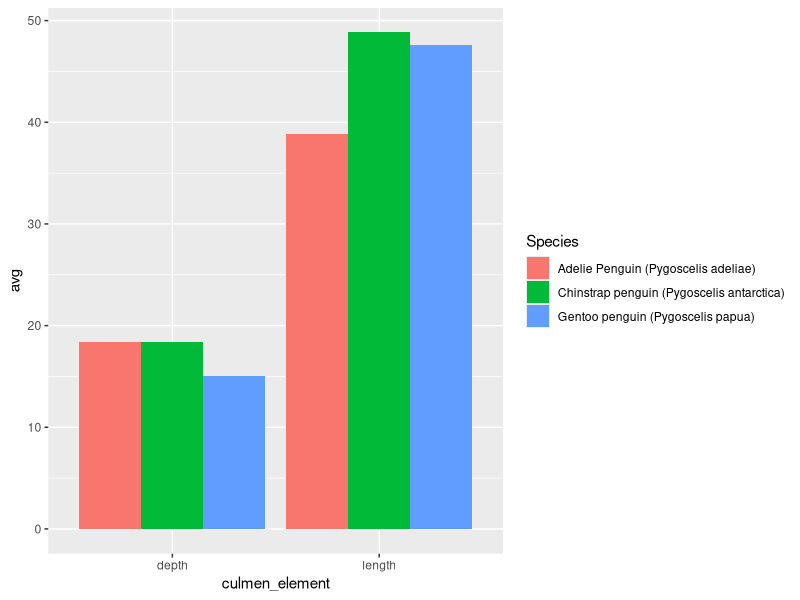
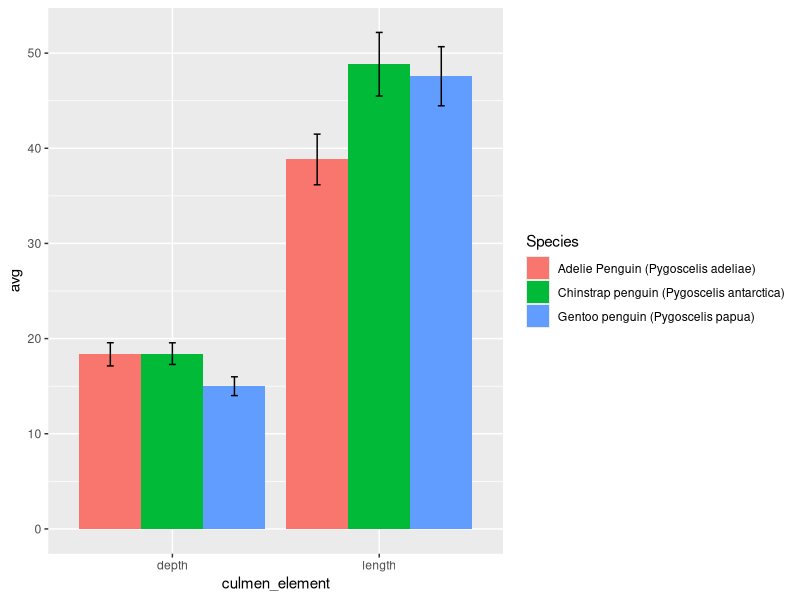
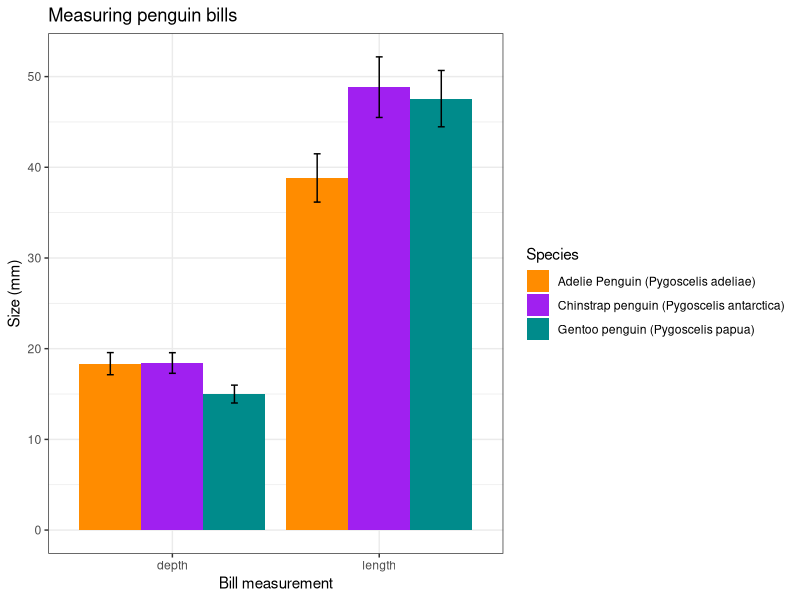
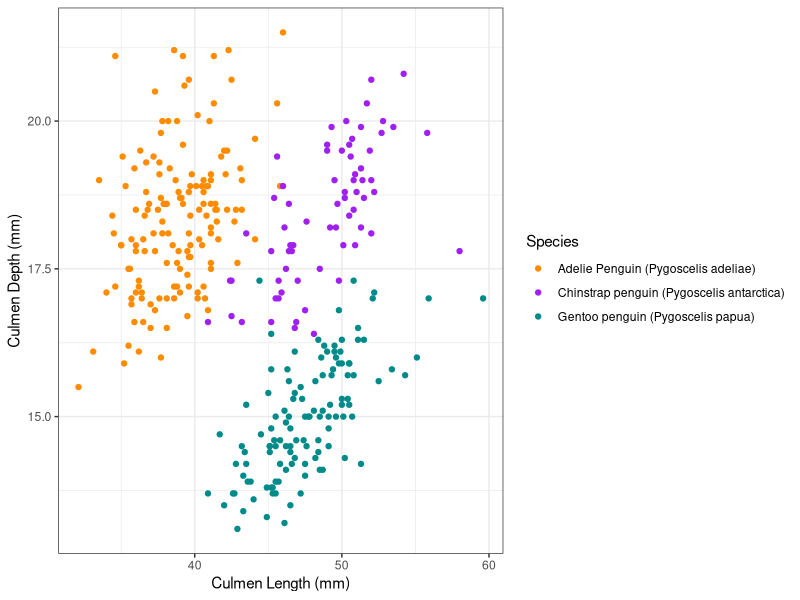
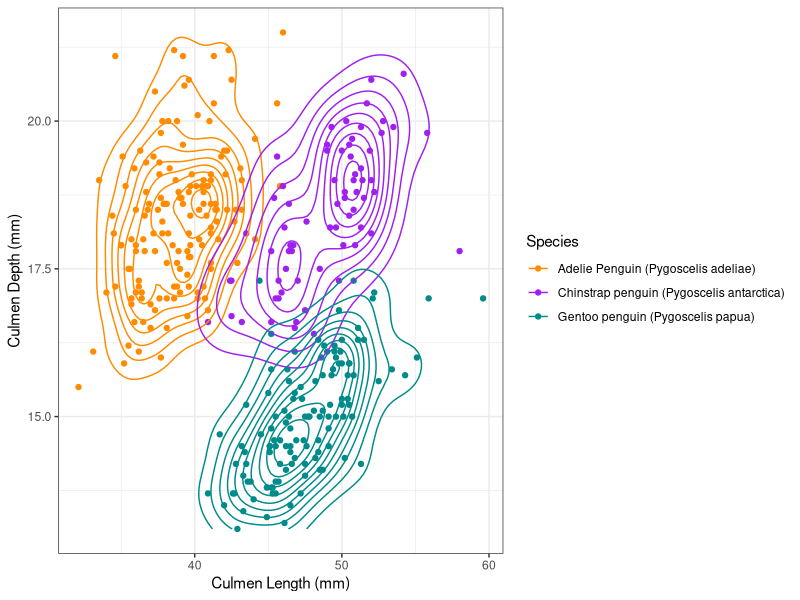
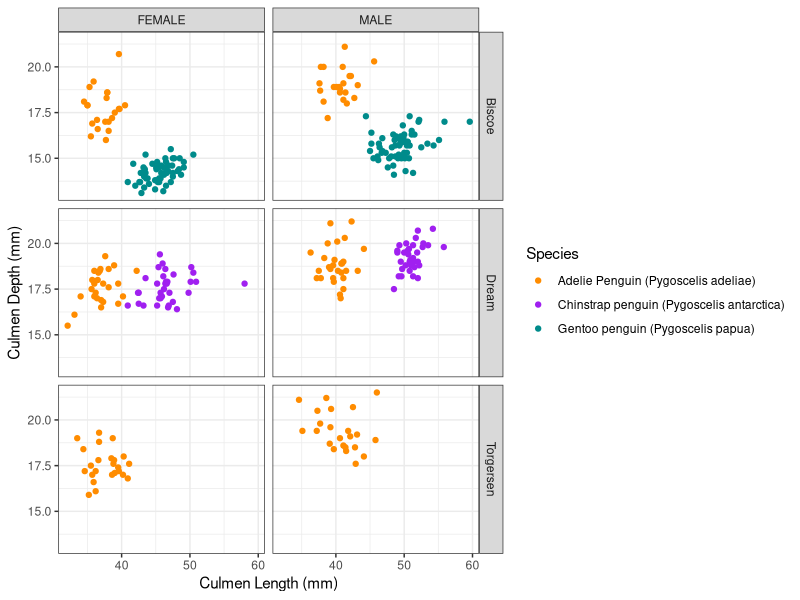
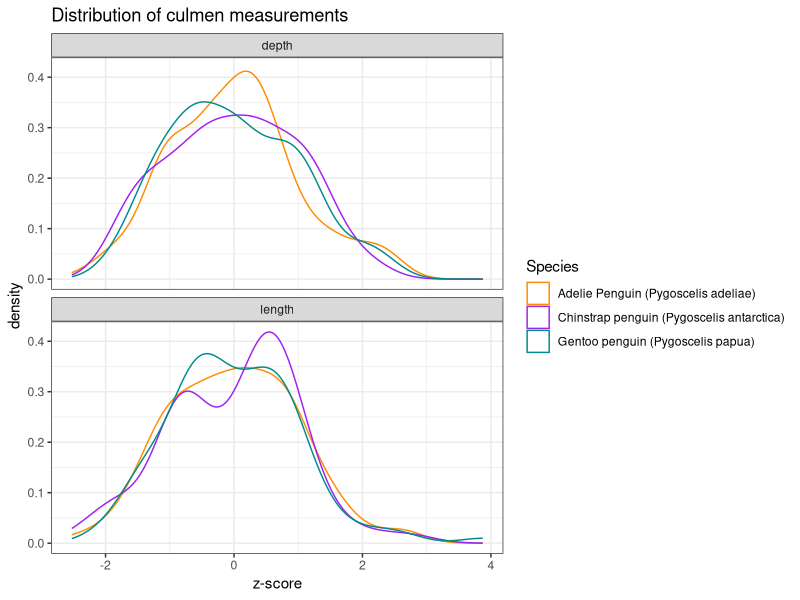

Recreate these plots in R, in order.
## ---- chunk 1
knitr::opts_chunk$set(echo = TRUE)
## ---- chunk 2
library(tidyverse)
library(readxl)
## ---- chunk 3
penguins <- read_delim(file = "data/penguins_raw.tsv",
                       delim = "\t")
## ---- chunk 4
penguins <- read_delim(file = "data/penguins_raw.tsv",
                       delim = "\t",
                       col_types = cols(`Date Egg` = col_date(format = "%d/%m/%Y")))
## ---- chunk 5
penguins_isotopes <- read_excel(path = "data/penguins_isotopes.xlsx")
## ---- chunk 6
write_delim(penguins_isotopes,
            file = "data/penguins_isotopes.csv",
            delim = ";")
## ---- chunk 7
# option 1: filtering on the presence of MALE and FEMALE
penguins_subset <- filter(penguins, Sex %in% c("MALE", "FEMALE"))

# option 2: filtering on the absence of NA
penguins_subset <- filter(penguins, !is.na(Sex))
## ---- chunk 8
penguins_subset <- select(penguins_subset, 
                  `Individual ID`, Species, Sex, Island, starts_with("Culmen"))
## ---- chunk 9
penguins_subset <- penguins %>%
  filter(!is.na(Sex)) %>%
  select(`Individual ID`, Species, Sex, Island, starts_with("Culmen"))
## ---- chunk 10
penguins_subset <- mutate(penguins_subset,
                          culmen_ratio = `Culmen Length (mm)` / `Culmen Depth (mm)`)
## ---- chunk 11
penguins_long <- penguins_subset %>%
  rename(length = `Culmen Length (mm)`,
         depth = `Culmen Depth (mm)`) %>%
  pivot_longer(cols = c(length, depth),
               names_to = "culmen_element",
               values_to = "measurement")
## ---- chunk 12
penguins_summary <- penguins_long %>%
  group_by(Species, culmen_element) %>%
  summarize(avg = mean(measurement),
            sd = sd(measurement))
## ---- chunk 13
penguins_join <- full_join(penguins_long, penguins_summary,
                           by = c("Species", "culmen_element"))
## ---- chunk 14
penguins_join <- penguins_join %>%
  mutate(zscore = (measurement - avg)/sd)
## ---- chunk 15
p1 <- penguins_summary %>%
  ggplot(aes(x = culmen_element,
             y = avg,
             fill = Species)) +
  geom_bar(position = position_dodge(),
           stat = "identity")

p1
## ---- chunk 16
p2 <- p1 +
  geom_errorbar(aes(ymin=avg-sd,
                  ymax=avg+sd),
              width=.1,
              position=position_dodge(.9))

p2
## ---- chunk 17
p3 <- p2 +
  labs(title = "Measuring penguin bills",
       x = "Bill measurement",
       y = "Size (mm)") +
  scale_fill_manual(values = c("darkorange","purple","cyan4")) +
  theme_bw()

p3
## ---- chunk 18
penguins_clean <- penguins %>%
  filter(!is.na(`Culmen Length (mm)`),  # to prevent a warning message when plotting NAs
         !is.na(Sex))                   # to ensure proper categorization into facets
## ---- chunk 19
p4 <- penguins_clean %>%
  ggplot(aes(x = `Culmen Length (mm)`,
             y = `Culmen Depth (mm)`,
             color = Species)) +
  geom_point() +
  scale_color_manual(values = c("darkorange", "purple", "cyan4")) +
  theme_bw()
  
p4
## ---- chunk 20

p5 <- p4 +
  stat_density_2d()

p5

## ---- chunk 21

p6 <- p4 +
  facet_grid(Island ~ Sex)
  
p6

## ---- chunk 22

penguins_join %>%
  ggplot(aes(x = zscore, color = Species)) +
  geom_density() +
  facet_wrap("culmen_element", ncol = 1) +
  scale_color_manual(values = c("darkorange", "purple", "cyan4")) +
  labs(title = "Distribution of culmen measurements",
       x = "z-score") +
  theme_bw()

